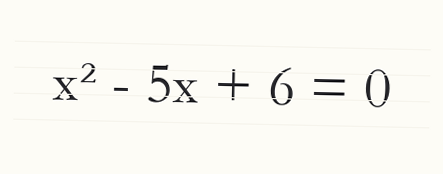
#> input picture fixtures/demo1.png, 443 x 174 px
$ python -i perceive.py   (imports and definitions only)
#> lines starting #> are read from the running program, lines starting #| are printed output that depends on the picture; after the words box and inside, x2 and y2 are one past the last pixel; in counts of white or black regions, pixels touching at a corner belong together
### mathagent/config.py
"""配置：项目根目录的 `.env` 是第一优先级。

读取顺序（前者覆盖后者）：
    1. 系统环境变量（便于 CI / 临时覆盖）
    2. 项目根目录 .env
    3. config.json（旧版格式，保留兼容）

设计原则：没有密钥也要能跑（走演示夹具 / 手工输入 LaTeX），
这样别人 clone 下来不会第一步就卡在注册账号上。
"""

from __future__ import annotations

import json
import os
from pathlib import Path

ROOT = Path(__file__).resolve().parent.parent
ENV_FILE = ROOT / ".env"
CONFIG_FILE = ROOT / "config.json"
CACHE_DIR = ROOT / ".cache"

# 阿里云百炼（Qwen 系列）OpenAI 兼容端点
DASHSCOPE_BASE = "https://dashscope.aliyuncs.com/compatible-mode/v1"
DEFAULT_VLM_MODEL = "qwen3-vl-plus"
DEFAULT_LLM_MODEL = "qwen-flash"

# 第二路 VLM：智谱开放平台（GLM-4.6V-Flash 永久免费、国内直连、OpenAI 兼容）。
# 跨源投票要的是"不同厂商"，同厂商换模型名凑不出独立旁证——所以这里默认接别家。
ZHIPU_BASE = "https://open.bigmodel.cn/api/paas/v4"
DEFAULT_VLM2_MODEL = "glm-4.6v-flash"

# SimpleTex 开放平台
SIMPLETEX_HOST = "https://server.simpletex.cn"
SIMPLETEX_TURBO = f"{SIMPLETEX_HOST}/api/latex_ocr_turbo"
SIMPLETEX_STD = f"{SIMPLETEX_HOST}/api/latex_ocr"

# 这两组名字等价，填哪个都认。写两个是为了照顾不同平台的叫法习惯。
_VLM_KEY_ALIASES = ("VLM_API_KEY", "DASHSCOPE_API_KEY")
_LLM_KEY_ALIASES = ("LLM_API_KEY", "DASHSCOPE_API_KEY", "VLM_API_KEY")

_FILE: dict = {}


# ---------------------------------------------------------------- 加载

# [21 lines left out: function _parse_env_manually, not called in this run]


def load_env(override: bool = False) -> bool:
    """把 .env 读进环境变量。override=True 时覆盖已有的（用于界面改完密钥后刷新）。"""
#> in _prepare_image_uncached, im is the input picture: PIL image 443x174 RGB; mean R, G, B 248.6, 247.6, 241.8
    if not ENV_FILE.exists():
        return False
    try:
        from dotenv import load_dotenv

        load_dotenv(ENV_FILE, override=override, encoding="utf-8")
        return True
    except Exception:
        if override:
            for key in list(os.environ):
                pass
        _parse_env_manually(ENV_FILE)
        return True


def _load_json() -> dict:
    global _FILE
    if not CONFIG_FILE.exists():
        _FILE = {}
        return _FILE
    try:
        _FILE = json.loads(CONFIG_FILE.read_text(encoding="utf-8"))
    except Exception:
        _FILE = {}
    return _FILE


# [4 lines left out: function reload, not called in this run]


load_env()
_load_json()


# ---------------------------------------------------------------- 取值

# [15 lines left out: functions get, _first, not called in this run]


def simpletex_token() -> str:
    return get("SIMPLETEX_TOKEN")


# [11 lines left out: functions simpletex_quality, simpletex_url, not called in this run]


def vlm_key() -> str:
    return _first(*_VLM_KEY_ALIASES)


def vlm_base() -> str:
    return get("VLM_BASE_URL", DASHSCOPE_BASE)


def vlm_model() -> str:
    return get("VLM_MODEL", DEFAULT_VLM_MODEL)


# ---------------------------------------------------------------- 第二路 VLM
# 与 VLM_* 完全并列的一组配置。没有它也能跑，只是退回单源模式。

def vlm2_key() -> str:
    return _first("VLM2_API_KEY", "ZHIPU_API_KEY")


def vlm2_base() -> str:
    return get("VLM2_BASE_URL", ZHIPU_BASE)


def vlm2_model() -> str:
    return get("VLM2_MODEL", DEFAULT_VLM2_MODEL)


def has_vlm2() -> bool:
    return bool(vlm2_key())


def llm_key() -> str:
    return _first(*_LLM_KEY_ALIASES)


def llm_base() -> str:
    return get("LLM_BASE_URL") or vlm_base()


def llm_model() -> str:
    return get("LLM_MODEL", DEFAULT_LLM_MODEL)


# [20 lines left out: functions explain_enabled, solve_timeout, not called in this run]


# 旧名字，pipeline / perceive 里还在用
def dashscope_key() -> str:
    return vlm_key()


def has_simpletex() -> bool:
    return bool(simpletex_token())


def has_vlm() -> bool:
    return bool(vlm_key())


def has_dashscope() -> bool:
    return has_vlm()


def has_llm() -> bool:
    return bool(llm_key())


# ---------------------------------------------------------------- 展示

# [64 lines left out: functions mask, status, describe, not called in this run]


CONFIG_TEMPLATE = """{
  "SIMPLETEX_TOKEN": "在这里填 SimpleTex 用户授权令牌（simpletex.cn 用户中心获取）",
  "DASHSCOPE_API_KEY": "在这里填阿里云百炼 API Key（可选，用于第二通道）"
}
"""


# [23 lines left out: functions ensure_config_template, set_env_value, not called in this run]

### mathagent/perceive.py
"""感知层：多源识别，每个来源返回若干候选。

设计要点：
- 结果按图片哈希落盘，改 prompt 不重复花钱
- 单个来源失败不影响整体，失败信息记在 note 里而不是抛异常
- 两个来源架构不同，错误模式才不相关，投票才有意义
- 送模型前先裁到墨迹范围：手机拍的整页照四周几十毫米白纸，
  不裁会把这些空白一起编码，等于白白拉低有效分辨率
"""

from __future__ import annotations

import base64
import hashlib
import io
import json
import os
import re
import threading
import time
from pathlib import Path

import requests
from PIL import Image, ImageFilter, ImageOps

from . import config
from .cache import Cache, file_digest
from .types import Candidate

MAX_SIDE = 1280  # 长边超过 1280 就缩，省 token 不影响单行公式
PAD_RATIO = 0.04  # 裁完留一点边，太贴边模型容易漏掉首尾符号

# 预处理结果的进程内缓存：同一张图会被多个识别通道同时要。
_PREP_CACHE: dict[tuple, tuple[bytes, str]] = {}
_PREP_LOCK = threading.Lock()

# 限流退避：一次 429 不代表"这条通道废了"，只代表"这一秒太多"。
# 免费档实测 3~5 秒后多半就通，直接放弃会让交叉验证退化成单源。
THROTTLE_RETRY = 2      # 整轮重试次数（每轮把候选模型都试一遍）
THROTTLE_SLEEP = 4.0    # 第 n 轮前等 THROTTLE_SLEEP × n 秒

# 单次 HTTP 请求的默认上限。它**不是**一次识别的时间上限——
# 3 轮重试 × 3 个候选模型才能把这个数字乘到十几分钟。
HTTP_TIMEOUT = 90.0

# 整页时间预算：一次识别最多占用多久。
#
# 为什么要按行数给而不是给固定值：耗时基本跟行数成正比（每行两个来源、
# 两个来源各自重试），固定预算的结果是"三行的页很宽松、十行的页必超时"。
# 12 + 5n 在 3 行时给 27s、6 行 42s、24 行（MAX_LINES）132s，
# 大致对上实测的 20s/页（6 行）。
#
# 这个预算**不是性能目标**，是止损线：正常情况远用不到，只有服务变慢或
# 限流时才会撞上——那时候唯一要紧的是别让页面一直转下去。
BUDGET_BASE = 12.0
BUDGET_PER_LINE = 5.0
BUDGET_ENV = "MATHAGENT_BUDGET"   # 设成秒数覆盖；设 0 表示不限（调试用）


class RecognitionError(RuntimeError):
    pass


class BudgetExhausted(RecognitionError):
    """整页预算用完，还没发出的请求被放弃。

    单独一个类型是为了让上层能区分"识不出来"和"没时间去识"——
    前者要说"这行没认准"，后者要说"这一页超时了，已认出的部分照常可用"。
    混成一句会让学生以为是自己写得不好。
    """


# [18 lines left out: function call_recognize, not called in this run]


class Deadline:
    """一次调用共享的时间预算。

    为什么需要它：`HTTP_TIMEOUT=90` 看着不吓人，但 `_one` 会走
    `(THROTTLE_RETRY+1) × 候选模型数` 次，`slot2` 有 3 个候选模型，
    单行最坏 9 × 90 + (4+8) = 822 秒；整页 24 行、并发 2，就是两个多小时。
    这些数字在一切正常时看不到，只有服务变慢或限流时才暴露——
    而那时用户已经在盯着转圈的页面，还以为是自己的图有问题。

    预算用完之后**不抛给调用方什么都不剩**：已经拿到的候选照常返回并参与投票，
    只是不再发新请求。慢的那一路缺席只影响旁证强度，不该连已有的结果一起丢掉。

    用 monotonic 而不是 time.time：系统时间被 NTP 校正时 wall clock 会跳，
    预算可能突然变成负数或凭空多出几小时。
    """

    __slots__ = ("t_end", "budget")

    def __init__(self, budget: float | None = None):
        self.budget = budget if (budget and budget > 0) else None
        self.t_end = (time.monotonic() + self.budget) if self.budget else None

    # [4 lines left out: function left, not called in this run]

    def expired(self, reserve: float = 0.0) -> bool:
        """reserve：还想留多少秒做事。剩余不到这个数就算"别开始了"。"""
        return self.left() <= reserve

    # [32 lines left out: functions cap, describe, budget_for, not called in this run]

# 模型的自言自语里才有的词。手写数学一行式子不会出现这些。
_META_PROSE = re.compile(r"图片|图中|用户|规则|假设|要求|说明|以上|注意|最终结果|重新")

# 缓存键的版本指纹。
#
# 只按「图片哈希 + 模型名 + 温度」做键是不够的：改了 QWEN_PROMPT 的措辞，
# 同一张图仍然命中旧结果，看起来像"改了没效果"，实际是被缓存挡在后面。
# 这比不缓存更糟——不缓存时你会立刻看到变化，缓存会让你以为改对了。
# 所以提示词要算进键里（内容哈希，改一个字就自动失效）。
#
# 预处理（裁墨迹 / 缩放 / JPEG 质量）决定了送进模型的像素，
# 但它没法像提示词那样自动算哈希，改动时手工把 _PREP_VERSION 加一。
_PREP_VERSION = "prep1"


def _ink_bbox(im: Image.Image, thr: int = 165) -> tuple[int, int, int, int] | None:
    """返回墨迹包围盒。找不到、或者几乎占满整幅（说明不是白底纸）时返回 None。"""
#> called with thr = 165
    g = im.convert("L")
    w, h = g.size
#> w = 443; h = 174
    if w < 8 or h < 8:
        return None
    # 缩小再算，长图上省时间，边界误差由后面的 padding 兜住
    scale = min(1.0, 900 / max(w, h))
#> scale = 1
    small = g.resize((max(1, int(w * scale)), max(1, int(h * scale))), Image.BILINEAR)
    mask = small.point(lambda v: 255 if v < thr else 0)
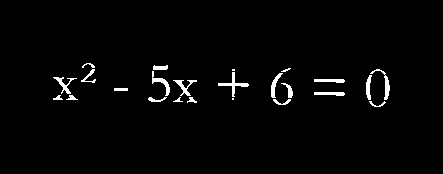
#> mask: PIL image 443x174 L; 2.1% white; 24 white regions (3 under 20 px), largest, box (x1, y1, x2, y2) and area: (218, 72, 249, 97) 163, (370, 69, 390, 100) 129, (152, 71, 170, 96) 127
    box = mask.getbbox()
#> box = (53, 63, 390, 107)
    if box is None:
        return None
    x0, y0, x1, y1 = (int(v / scale) for v in box)
#> x0 = 53; y0 = 63; x1 = 390; y1 = 107
    if (x1 - x0) * (y1 - y0) > 0.97 * w * h:
        return None  # 整幅都是"墨"，多半是深色背景，别乱裁
    if x1 - x0 < 8 or y1 - y0 < 8:
        return None
    return x0, y0, x1, y1


def prepare_image(
    path: str | Path, crop: bool = True, max_side: int = MAX_SIDE, min_side: int = 640
) -> tuple[bytes, str]:
    """EXIF 摆正 → 裁到墨迹 → 缩到长边 max_side → JPEG。原图不动。

    同一张图会被多个识别通道各要一次。以前每一路都重新解码、裁剪、缩放一遍，
    一张 4000px 的手机照要白白算两次——而两条通道本来就是并发的，
    让它俩各算一次等于并发没并发。这里按「路径 + 修改时间 + 参数」记住结果，
    第二次直接拿 bytes。
    """
    try:
        stamp = os.path.getmtime(path)
    except OSError:
        stamp = 0.0
    key = (str(Path(path).resolve()), stamp, crop, max_side, min_side)
    hit = _PREP_CACHE.get(key)
    if hit is not None:
        return hit
    with _PREP_LOCK:
        # 双检：等着锁的那几路通常能在别人算完之后直接命中
        hit = _PREP_CACHE.get(key)
        if hit is not None:
            return hit
        val = _prepare_image_uncached(path, crop=crop, max_side=max_side, min_side=min_side)
        if len(_PREP_CACHE) > 24:  # 一次评测动辄几十张图，别无限涨
            _PREP_CACHE.clear()
        _PREP_CACHE[key] = val
        return val


def _prepare_image_uncached(
    path: str | Path, crop: bool = True, max_side: int = MAX_SIDE, min_side: int = 640
) -> tuple[bytes, str]:
    im = Image.open(path)
    im = ImageOps.exif_transpose(im)  # 手机照片常靠 EXIF 标记方向，不摆正会横着送进去
    if im.mode not in ("RGB", "L"):
        im = im.convert("RGB")

    if crop:
        box = _ink_bbox(im)
#> box = (53, 63, 390, 107)
        if box:
            x0, y0, x1, y1 = box
#> x0 = 53; y0 = 63; x1 = 390; y1 = 107
            pad = max(8, int(PAD_RATIO * max(x1 - x0, y1 - y0)))
#> pad = 13
            im = im.crop(
                (
                    max(0, x0 - pad),
                    max(0, y0 - pad),
                    min(im.width, x1 + pad),
                    min(im.height, y1 + pad),
                )
            )
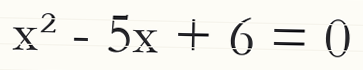
#> im: PIL image 363x70 RGB; mean R, G, B 239.8, 238.9, 233.6

    w, h = im.size
#> w = 363; h = 70
    scale = min(1.0, max_side / max(w, h))
#> scale = 1
    if scale < 1.0:
        im = im.resize((max(1, int(w * scale)), max(1, int(h * scale))), Image.LANCZOS)
    elif max(w, h) < min_side:
        # 小图裁完往往只有 300px 宽，放大一点让笔画更清楚。
        # 公式题 640 就够；几何题是「题干+图形」一整页，中文小字在 640 下
        # 基本糊成一团，模型会把「AE 与 CD 相交于 F」整句漏掉——所以由调用方
        # 传更大的 min_side。
        up = min(4.0, min_side / max(1, max(w, h)))
#> up = 1.76
        im = im.resize((int(w * up), int(h * up)), Image.LANCZOS)
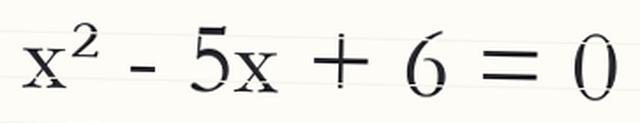
#> im: PIL image 640x123 RGB; mean R, G, B 239.6, 238.7, 233.5
    buf = io.BytesIO()
    im.save(buf, format="JPEG", quality=92)
    return buf.getvalue(), "image/jpeg"


class Recognizer:
    name = "base"

    def available(self) -> bool:
        return False

    def recognize(self, image: str | Path, k: int = 1,
                  deadline: Deadline | None = None) -> list[Candidate]:
        raise NotImplementedError


# [75 lines left out: functions page_note, _ink_mask, count_lines, not called in this run]


class SimpleTexRecognizer(Recognizer):
    """SimpleTex 专用公式识别。确定性输出，k 无效，返回 1 条。"""

    name = "simpletex"

    # [7 lines left out: function __init__, not called in this run]

    def available(self) -> bool:
        return config.has_simpletex()

    # [50 lines left out: function recognize, not called in this run]


QWEN_PROMPT = (
    "把图片中的数学式子转写成 LaTeX 代码。要求："
    "1) 只输出 LaTeX 本体，不要解释，不要 markdown 代码块，不要 $ 或 $$；"
    "2) 忠实于图中写法，看不清也不要臆造，保持原样；"
    "3) 分式用 \\frac{}{}，上下标多于一个字符时加花括号；"
    "4) 必须使用 LaTeX 命令，禁止直接照抄 Unicode 数学符号："
    "积分写 \\int，根号写 \\sqrt{}，π 写 \\pi，乘号写 \\times，"
    "不等号写 \\leq \\geq \\neq，无穷写 \\infty。"
    "输出里不允许出现 ∫ √ π × ÷ ≤ ≥ ≠ ∞ 这些字符；"
    "5) 如果图里不是数学式子，只输出 NOMATH。"
)

# 提示词指纹：改动上面的 QWEN_PROMPT 一个字，这个值就变，旧缓存自动不命中。
_PROMPT_FP = hashlib.sha256(QWEN_PROMPT.encode("utf-8")).hexdigest()[:8]


# [20 lines left out: function list_vl_models, not called in this run]


class VLMRecognizer(Recognizer):
    """任意 OpenAI 兼容多模态端点。

    主通道默认通义千问 Qwen3-VL，第二通道默认智谱 GLM（免费）。
    统一走 /chat/completions，换成硅基流动、OpenAI、本地 vLLM
    也只需要改 .env 里的 BASE_URL 和 MODEL。

    为什么要两路：同一家厂商的两个模型，训练数据和失效模式高度重合，
    凑在一起只能算自一致性；跨厂商才算真正的交叉验证。
    """

    name = "vlm"

    # [28 lines left out: function __init__, not called in this run]

    def available(self) -> bool:
        return bool(self._key)

    # [170 lines left out: functions _fallbacks, _post, _one, recognize, not called in this run]


# 旧名字保留，避免外部脚本 import 报错
QwenVLRecognizer = VLMRecognizer


# [39 lines left out: function _clean_latex, not called in this run]


class FixtureRecognizer(Recognizer):
    """演示用：按文件名从 fixtures/demo.json 读预置候选，不联网。

    存在的意义是让别人 clone 下来就能看到交互效果，
    而不是第一步先卡在注册账号上。
    """

    name = "fixture"

    def __init__(self, fixtures: str | Path | None = None):
        p = Path(fixtures) if fixtures else config.ROOT / "fixtures" / "demo.json"
        self.data = json.loads(p.read_text(encoding="utf-8")) if p.exists() else {}

    def available(self) -> bool:
        return bool(self.data)

    # [168 lines left out: functions recognize, build_ensemble, _probe_image, probe_simpletex, probe_vlm, probe_explain and 1 more, not called in this run]

>>> result = prepare_image('../fixtures/demo1.png')

$ run again, on fixtures/demo5.png
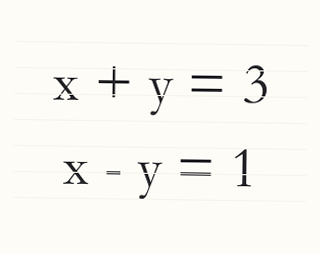
#> input picture fixtures/demo5.png, 320 x 254 px
#> in _prepare_image_uncached, im is the input picture: PIL image 320x254 RGB; mean R, G, B 248.5, 247.5, 241.8
#> in _ink_bbox, `mask = small.point(lambda v: 255 if v < thr else 0)`:
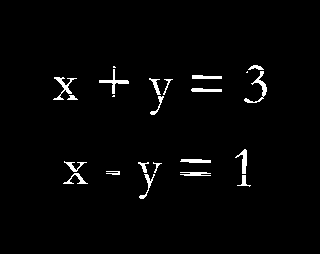
#> mask: PIL image 320x254 L; 2.1% white; 23 white regions (3 under 20 px), largest, box (x1, y1, x2, y2) and area: (244, 71, 267, 103) 168, (99, 69, 129, 94) 155, (53, 77, 77, 100) 155
#> in _ink_bbox, `box = mask.getbbox()`: box = (53, 65, 267, 199)
#> in _ink_bbox, `x0, y0, x1, y1 = (int(v / scale) for v in box)`: x0 = 53; y0 = 65; x1 = 267; y1 = 199
#> in _prepare_image_uncached, `box = _ink_bbox(im)`: box = (53, 65, 267, 199)
#> in _prepare_image_uncached, `x0, y0, x1, y1 = box`: x0 = 53; y0 = 65; x1 = 267; y1 = 199
#> pad = 8
#> in _prepare_image_uncached, `im = im.resize((int(w * up), int(h * up)), Image.LANCZOS)`:
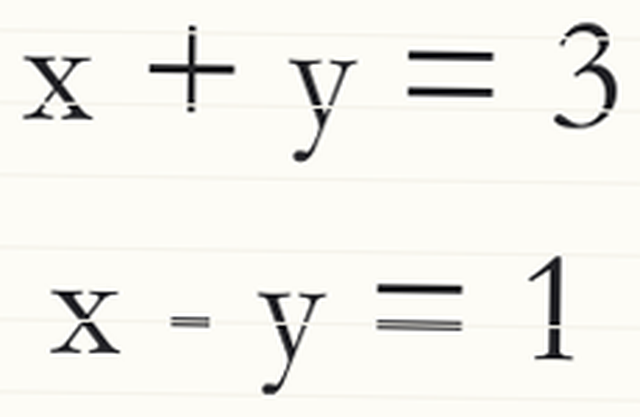
#> im: PIL image 640x417 RGB; mean R, G, B 242.5, 241.5, 236.1

$ run again, on fixtures/demo6.png
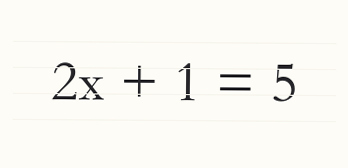
#> input picture fixtures/demo6.png, 348 x 168 px
#> in _prepare_image_uncached, im is the input picture: PIL image 348x168 RGB; mean R, G, B 248.6, 247.6, 241.8
#> in _ink_bbox, `mask = small.point(lambda v: 255 if v < thr else 0)`:
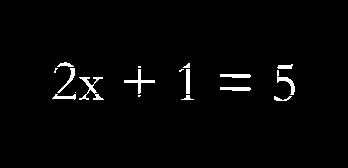
#> mask: PIL image 348x168 L; 2.1% white; 18 white regions (5 under 20 px), largest, box (x1, y1, x2, y2) and area: (79, 77, 104, 100) 192, (124, 69, 155, 94) 158, (277, 70, 295, 95) 127
#> in _ink_bbox, `box = mask.getbbox()`: box = (52, 62, 295, 101)
#> in _ink_bbox, `x0, y0, x1, y1 = (int(v / scale) for v in box)`: x0 = 52; y0 = 62; x1 = 295; y1 = 101
#> in _prepare_image_uncached, `box = _ink_bbox(im)`: box = (52, 62, 295, 101)
#> in _prepare_image_uncached, `x0, y0, x1, y1 = box`: x0 = 52; y0 = 62; x1 = 295; y1 = 101
#> pad = 9
#> in _prepare_image_uncached, `im = im.resize((int(w * up), int(h * up)), Image.LANCZOS)`:
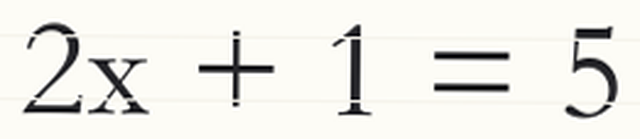
#> im: PIL image 640x139 RGB; mean R, G, B 235.9, 235, 230
